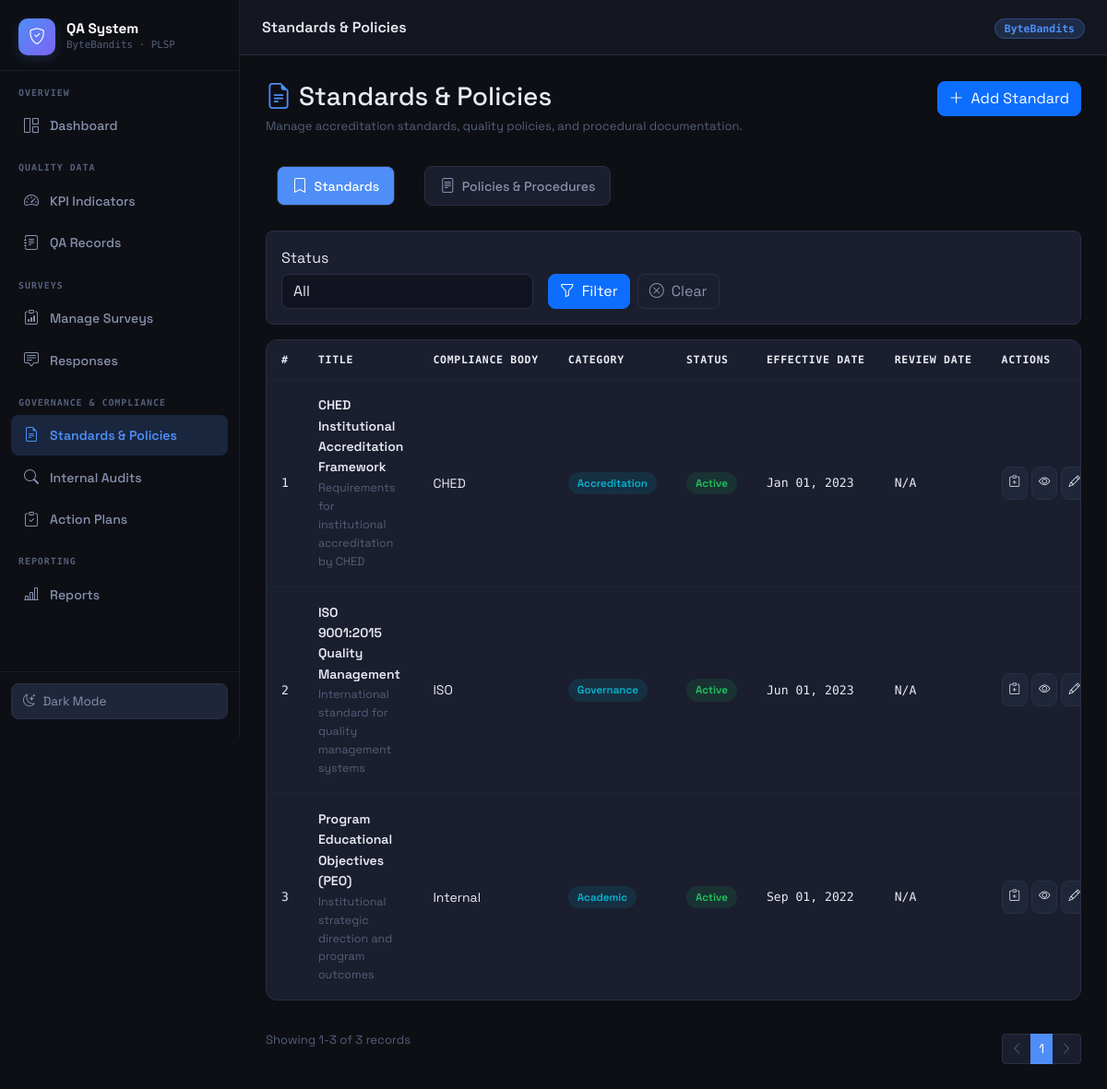
The page /pages/standards.php on the database its author committed.
### tables this page shows
CREATE TABLE IF NOT EXISTS qa_standards (
    standard_id     INT AUTO_INCREMENT PRIMARY KEY,
    title           VARCHAR(200)        NOT NULL,
    description     TEXT,
    compliance_body VARCHAR(100),        
    category        VARCHAR(100),        
    status          ENUM('Active','Archived') DEFAULT 'Active',
    effective_date  DATE,
    review_date     DATE,
    created_by      VARCHAR(100),
    created_at      TIMESTAMP           DEFAULT CURRENT_TIMESTAMP,
    updated_at      TIMESTAMP           DEFAULT CURRENT_TIMESTAMP ON UPDATE CURRENT_TIMESTAMP
);

### pages/standards.php (the view, shortened to what this page needs)
<?php
$conn = getConnection();
$per_page = 10;
$page = max(1, (int)($_GET['page'] ?? 1));
$type_filter = strtolower(trim($_GET['type'] ?? 'standards'));
$is_policy = $type_filter === 'policies';
$record_label = $is_policy ? 'Policy' : 'Standard';
$record_label_plural = $is_policy ? 'Policies' : 'Standards';
$body_label = $is_policy ? 'Owner' : 'Compliance Body';
$review_label = $is_policy ? 'Last Reviewed' : 'Review Date';
$where = [];
$params = [];
$types = '';
$where_sql = $where ? 'WHERE ' . implode(' AND ', $where) : '';
$count_sql = $is_policy
    ? "SELECT COUNT(*) AS c FROM qa_policies p {$where_sql}"
    : "SELECT COUNT(*) AS c FROM qa_standards s {$where_sql}";
$count_stmt = $conn->prepare($count_sql);
$count_stmt->execute();
$total = (int)($count_stmt->get_result()->fetch_assoc()['c'] ?? 0);
$offset = ($page - 1) * $per_page;
if ($is_policy) {
    $list_sql = "
        SELECT
            p.policy_id AS rec_id,
            p.title,
            p.description,
            p.category,
            p.status,
            p.effective_date,
            p.expiry_date,
            p.owner AS body_name,
            p.last_reviewed AS review_date,
            p.standard_id,
            p.document_url,
            p.version,
            st.title AS standard_title
        FROM qa_policies p
        LEFT JOIN qa_standards st ON p.standard_id = st.standard_id
        {$where_sql}
        ORDER BY p.created_at DESC
        LIMIT ? OFFSET ?
    ";
} else {
    $list_sql = "
        SELECT
            s.standard_id AS rec_id,
            s.title,
            s.description,
            s.category,
            s.status,
            s.effective_date,
            NULL AS expiry_date,
            s.compliance_body AS body_name,
            s.review_date AS review_date,
            NULL AS standard_id,
            NULL AS document_url,
            NULL AS version,
            NULL AS standard_title
        FROM qa_standards s
        {$where_sql}
        ORDER BY s.created_at DESC
        LIMIT ? OFFSET ?
    ";
}
$list_stmt = $conn->prepare($list_sql);
$list_params = array_merge($params, [$per_page, $offset]);
$list_stmt->bind_param($types . 'ii', ...$list_params);
$list_stmt->execute();
$records = [];
$result = $list_stmt->get_result();
while ($row = $result->fetch_assoc()) {
    $records[] = $row;
}
$status_badges = [
    'Draft' => 'badge-draft',
    'Active' => 'badge-active',
    'Archived' => 'badge-inactive',
];
$format_date = static function (?string $value): string {
    if ($value === null || $value === '') {
        return 'N/A';
    }
    $ts = strtotime($value);
    if ($ts === false) {
        return 'N/A';
    }
    return date('M d, Y', $ts);
};
require_once __DIR__ . '/../includes/header.php';
?>
<div class="d-flex flex-wrap justify-content-between align-items-start gap-3 mb-4">
    <div>
        <h1 class="h3 mb-1 d-flex align-items-center gap-2">
            <i class="bi bi-file-earmark-text text-accent"></i>
            Standards & Policies
        </h1>
        <p class="text-muted-qa mb-0">
            Manage accreditation standards, quality policies, and procedural documentation.
        </p>
    </div>
    <button
        type="button"
        class="btn btn-primary d-inline-flex align-items-center gap-2"
        data-bs-toggle="modal"
        data-bs-target="#stdModal"
        onclick="openAdd()"
    >
        <i class="bi bi-plus-lg"></i>
        Add <?= htmlspecialchars($record_label) ?>
    </button>
</div>
<ul class="nav nav-pills gap-2 mb-3">
    <li class="nav-item">
        <a href="standards.php?type=standards" class="nav-link <?= $is_policy ? '' : 'active' ?>">
            <i class="bi bi-bookmark me-1"></i>
            Standards
        </a>
    </li>
    <li class="nav-item">
        <a href="standards.php?type=policies" class="nav-link <?= $is_policy ? 'active' : '' ?>">
            <i class="bi bi-file-text me-1"></i>
            Policies & Procedures
        </a>
    </li>
</ul>
<div class="card border-0 mb-3" style="background:var(--bg-card);border:1px solid var(--border) !important;">
    <div class="card-body">
        <div class="row g-3 align-items-end">
            <div class="col-12 col-sm-6 col-lg-4">
                <label for="f-status" class="form-label mb-1">Status</label>
                <select id="f-status" class="form-select">
                    <option value="">All</option>
                </select>
            </div>
            <div class="col-12 col-sm-6 col-lg-8 d-flex flex-wrap gap-2">
                <button type="button" class="btn btn-primary d-inline-flex align-items-center gap-2" onclick="applyFilters()">
                    <i class="bi bi-funnel"></i>
                    Filter
                </button>
                <a href="standards.php?type=<?= urlencode($type_filter) ?>" class="btn btn-outline-secondary d-inline-flex align-items-center gap-2">
                    <i class="bi bi-x-circle"></i>
                    Clear
                </a>
            </div>
        </div>
    </div>
</div>
<div class="qa-card p-0">
    <div class="qa-table-wrapper table-responsive" style="border:none;border-radius:var(--radius)">
        <table class="table qa-table table-sm align-middle">
            <thead>
                <tr>
                    <th>#</th>
                    <th>Title</th>
                    <th><?= htmlspecialchars($body_label) ?></th>
                    <th>Category</th>
                    <th>Status</th>
                    <th>Effective Date</th>
                    <th><?= htmlspecialchars($review_label) ?></th>
                    <th>Actions</th>
                </tr>
            </thead>
            <tbody>
                <?php if (empty($records)): ?>
                    <tr>
                        <td colspan="8"><div class="empty-state"><i class="bi bi-inbox"></i><p>No <?= htmlspecialchars(strtolower($record_label_plural)) ?> found</p></div></td>
                    </tr>
                <?php else: ?>
                    <?php $n = $offset + 1; ?>
                    <?php foreach ($records as $rec): ?>
                        <?php
                        $description = trim((string)($rec['description'] ?? ''));
                        $desc_preview = $description;
                        $status_value = (string)($rec['status'] ?? '');
                        $status_class = $status_badges[$status_value] ?? 'badge-inactive';
                        ?>
                        <tr>
                            <td class="text-muted-qa mono"><?= $n++ ?></td>
                            <td>
                                <div class="fw-600"><?= htmlspecialchars((string)($rec['title'] ?? '')) ?></div>
                                <div class="text-muted-qa" style="font-size:0.78rem;margin-top:2px"><?= htmlspecialchars($desc_preview) ?></div>
                            </td>
                            <td><?= htmlspecialchars((string)($rec['body_name'] ?? 'N/A')) ?></td>
                            <td><span class="badge-status badge-pending"><?= htmlspecialchars((string)($rec['category'] ?? 'N/A')) ?></span></td>
                            <td>
                                <span class="badge-status <?= $status_class ?>">
                                    <?= htmlspecialchars($status_value === '' ? 'N/A' : $status_value) ?>
                                </span>
                            </td>
                            <td class="mono"><?= htmlspecialchars($format_date($rec['effective_date'] ?? null)) ?></td>
                            <td class="mono"><?= htmlspecialchars($format_date($rec['review_date'] ?? null)) ?></td>
                            <td>
                                <div class="d-flex gap-1">
                                    <?php if (!$is_policy): ?>
                                        <a
                                            class="btn-qa btn-qa-secondary btn-qa-sm btn-qa-icon"
                                            href="/qa_system/pages/audits.php?new_from_standard=<?= (int)($rec['rec_id'] ?? 0) ?>"
                                            title="Create audit from standard"
                                        >
                                            <i class="bi bi-clipboard-plus"></i>
                                        </a>
                                    <?php endif; ?>
                                    <button
                                        type="button"
                                        class="btn-qa btn-qa-secondary btn-qa-sm btn-qa-icon"
                                        onclick='viewRecord(<?= json_encode($rec, JSON_HEX_TAG | JSON_HEX_APOS | JSON_HEX_AMP | JSON_HEX_QUOT) ?>)'
                                        title="View"
                                    >
                                        <i class="bi bi-eye"></i>
                                    </button>
                                    <button
                                        type="button"
                                        class="btn-qa btn-qa-secondary btn-qa-sm btn-qa-icon"
                                        onclick='editRecord(<?= json_encode($rec, JSON_HEX_TAG | JSON_HEX_APOS | JSON_HEX_AMP | JSON_HEX_QUOT) ?>)'
                                        title="Edit"
                                    >
                                        <i class="bi bi-pencil"></i>
                                    </button>
                                </div>
                            </td>
                        </tr>
                    <?php endforeach; ?>
                <?php endif; ?>
            </tbody>
        </table>
    </div>
</div>
<div class="d-flex justify-content-between align-items-center mt-3 flex-wrap gap-2">
    <span class="text-muted-qa">Showing <?= min($offset + 1, $total) ?>-<?= min($offset + $per_page, $total) ?> of <?= $total ?> records</span>
    <div id="paginationContainer" class="qa-pagination"></div>
</div>
<?php
require_once __DIR__ . '/../includes/footer.php';
?>

### rows shown on the page
qa_standards: title "CHED Institutional Accreditation Framework", description "Requirements for institutional accreditation by CHED", compliance_body "CHED", category "Accreditation", status "Active", effective_date "Jan 01, 2023", review_date "N/A"
qa_standards: title "ISO 9001:2015 Quality Management", description "International standard for quality management systems", compliance_body "ISO", category "Governance", status "Active", effective_date "Jun 01, 2023", review_date "N/A"
qa_standards: title "Program Educational Objectives (PEO)", description "Institutional strategic direction and program outcomes", compliance_body "Internal", category "Academic", status "Active", effective_date "Sep 01, 2022", review_date "N/A"

### other values the page prints
$page_title "Standards & Policies"
$record_label "Standard"
$body_label "COMPLIANCE BODY"
$review_label "REVIEW DATE"
min($offset + 1, $total) "1"
min($offset + $per_page, $total) "3"
$total "3"
